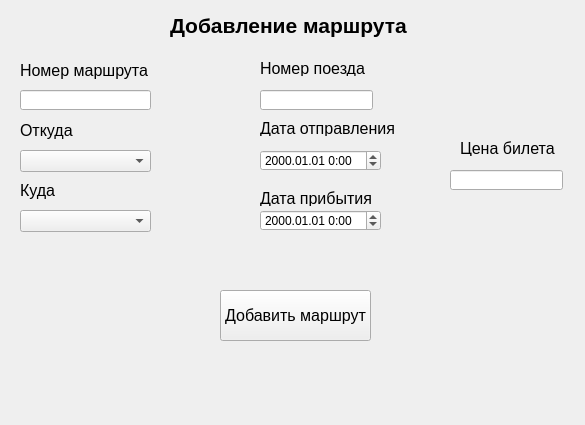
<?xml version="1.0" encoding="UTF-8"?>
<ui version="4.0">
 <class>AddRoutes</class>
 <widget class="QWidget" name="AddRoutes">
  <property name="geometry">
   <rect>
    <x>0</x>
    <y>0</y>
    <width>585</width>
    <height>425</height>
   </rect>
  </property>
  <property name="windowTitle">
   <string>Добавление маршрута</string>
  </property>
  <widget class="QLabel" name="label">
   <property name="geometry">
    <rect>
     <x>170</x>
     <y>10</y>
     <width>261</width>
     <height>31</height>
    </rect>
   </property>
   <property name="font">
    <font>
     <pointsize>16</pointsize>
     <weight>75</weight>
     <bold>true</bold>
    </font>
   </property>
   <property name="text">
    <string>Добавление маршрута</string>
   </property>
  </widget>
  <widget class="QLabel" name="label_2">
   <property name="geometry">
    <rect>
     <x>20</x>
     <y>60</y>
     <width>131</width>
     <height>21</height>
    </rect>
   </property>
   <property name="font">
    <font>
     <pointsize>12</pointsize>
     <weight>50</weight>
     <bold>false</bold>
    </font>
   </property>
   <property name="text">
    <string>Номер маршрута</string>
   </property>
  </widget>
  <widget class="QLabel" name="label_3">
   <property name="geometry">
    <rect>
     <x>20</x>
     <y>120</y>
     <width>71</width>
     <height>21</height>
    </rect>
   </property>
   <property name="font">
    <font>
     <pointsize>12</pointsize>
     <weight>50</weight>
     <bold>false</bold>
    </font>
   </property>
   <property name="text">
    <string>Откуда</string>
   </property>
  </widget>
  <widget class="QLabel" name="label_4">
   <property name="geometry">
    <rect>
     <x>20</x>
     <y>180</y>
     <width>51</width>
     <height>21</height>
    </rect>
   </property>
   <property name="font">
    <font>
     <pointsize>12</pointsize>
     <weight>50</weight>
     <bold>false</bold>
    </font>
   </property>
   <property name="text">
    <string>Куда</string>
   </property>
  </widget>
  <widget class="QLabel" name="label_5">
   <property name="geometry">
    <rect>
     <x>260</x>
     <y>60</y>
     <width>111</width>
     <height>16</height>
    </rect>
   </property>
   <property name="font">
    <font>
     <pointsize>12</pointsize>
     <weight>50</weight>
     <bold>false</bold>
    </font>
   </property>
   <property name="text">
    <string>Номер поезда</string>
   </property>
  </widget>
  <widget class="QLabel" name="label_6">
   <property name="geometry">
    <rect>
     <x>260</x>
     <y>120</y>
     <width>141</width>
     <height>16</height>
    </rect>
   </property>
   <property name="font">
    <font>
     <pointsize>12</pointsize>
     <weight>50</weight>
     <bold>false</bold>
    </font>
   </property>
   <property name="text">
    <string>Дата отправления</string>
   </property>
  </widget>
  <widget class="QLabel" name="label_7">
   <property name="geometry">
    <rect>
     <x>260</x>
     <y>190</y>
     <width>121</width>
     <height>16</height>
    </rect>
   </property>
   <property name="font">
    <font>
     <pointsize>12</pointsize>
     <weight>50</weight>
     <bold>false</bold>
    </font>
   </property>
   <property name="text">
    <string>Дата прибытия</string>
   </property>
  </widget>
  <widget class="QLabel" name="label_8">
   <property name="geometry">
    <rect>
     <x>460</x>
     <y>140</y>
     <width>101</width>
     <height>16</height>
    </rect>
   </property>
   <property name="font">
    <font>
     <pointsize>12</pointsize>
     <weight>50</weight>
     <bold>false</bold>
    </font>
   </property>
   <property name="text">
    <string>Цена билета</string>
   </property>
  </widget>
  <widget class="QComboBox" name="comboBox">
   <property name="geometry">
    <rect>
     <x>20</x>
     <y>150</y>
     <width>131</width>
     <height>22</height>
    </rect>
   </property>
  </widget>
  <widget class="QComboBox" name="comboBox_2">
   <property name="geometry">
    <rect>
     <x>20</x>
     <y>210</y>
     <width>131</width>
     <height>22</height>
    </rect>
   </property>
  </widget>
  <widget class="QLineEdit" name="lineEdit">
   <property name="geometry">
    <rect>
     <x>20</x>
     <y>90</y>
     <width>131</width>
     <height>20</height>
    </rect>
   </property>
  </widget>
  <widget class="QLineEdit" name="lineEdit_2">
   <property name="geometry">
    <rect>
     <x>450</x>
     <y>170</y>
     <width>113</width>
     <height>20</height>
    </rect>
   </property>
  </widget>
  <widget class="QDateTimeEdit" name="dateTimeEdit">
   <property name="geometry">
    <rect>
     <x>260</x>
     <y>150</y>
     <width>121</width>
     <height>21</height>
    </rect>
   </property>
   <property name="font">
    <font>
     <pointsize>9</pointsize>
    </font>
   </property>
   <property name="displayFormat">
    <string>yyyy.MM.dd H:mm</string>
   </property>
  </widget>
  <widget class="QLineEdit" name="lineEdit_3">
   <property name="geometry">
    <rect>
     <x>260</x>
     <y>90</y>
     <width>113</width>
     <height>20</height>
    </rect>
   </property>
  </widget>
  <widget class="QDateTimeEdit" name="dateTimeEdit_2">
   <property name="geometry">
    <rect>
     <x>260</x>
     <y>210</y>
     <width>121</width>
     <height>21</height>
    </rect>
   </property>
   <property name="font">
    <font>
     <pointsize>9</pointsize>
    </font>
   </property>
   <property name="displayFormat">
    <string>yyyy.MM.dd H:mm</string>
   </property>
  </widget>
  <widget class="QPushButton" name="pushButton">
   <property name="geometry">
    <rect>
     <x>220</x>
     <y>290</y>
     <width>151</width>
     <height>51</height>
    </rect>
   </property>
   <property name="font">
    <font>
     <pointsize>12</pointsize>
    </font>
   </property>
   <property name="text">
    <string>Добавить маршрут</string>
   </property>
  </widget>
 </widget>
 <resources/>
 <connections/>
</ui>
